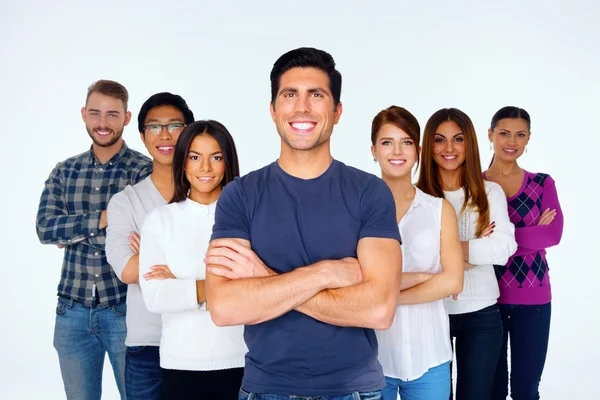
#> input picture 2.jpg, 600 x 400 px
$ python Finder_faces.py
#> lines starting #> are read from the running program, lines starting #| are printed output that depends on the picture; after the words box and inside, x2 and y2 are one past the last pixel; in counts of white or black regions, pixels touching at a corner belong together
# (c) 2022, HappyAnd_13
import cv2
def viewImage(image, name_of_window):
    cv2.namedWindow(name_of_window, cv2.WINDOW_NORMAL)
    cv2.imshow(name_of_window, image)
    cv2.waitKey(0)
    cv2.destroyAllWindows()
image_path = "2.jpg"
face_cascade = cv2.CascadeClassifier('haarcascade_frontalface_default.xml')
image = cv2.imread(image_path)
#> image is the input picture: shape (400, 600, 3); mean B, G, R 176.4, 169.4, 174
gray = cv2.cvtColor(image, cv2.COLOR_BGR2GRAY)
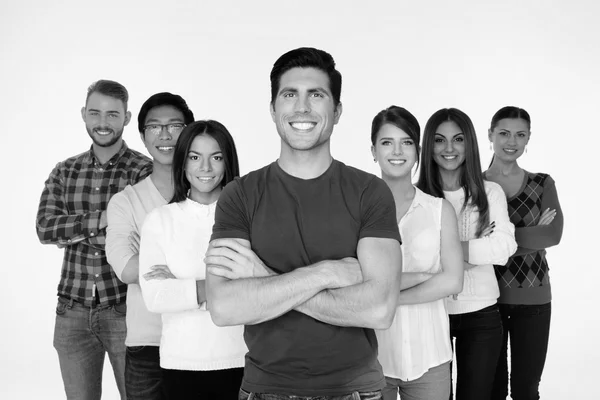
#> gray: shape (400, 600); min 0, max 255, mean 171.6
faces = face_cascade.detectMultiScale(
    gray,
    scaleFactor= 1.1,
    minNeighbors= 15,
    minSize=(10, 10)
)
#> faces = [[372, 124, 49, 49], [426, 122, 48, 48], [489, 117, 46, 46], [179, 137, 53, 53], [139, 105, 51, 51], [77, 93, 53, 53], [267, 66, 73, 73]]
faces_detected = "Лиц обнаружено: " + format(len(faces))
#> faces_detected = 'Лиц обнаружено: 7'
print(faces_detected)
#| Лиц обнаружено: 7
# Рисуем квадраты вокруг лиц
for (x, y, w, h) in faces:
    cv2.rectangle(image, (x, y), (x+w, y+h), (255, 255, 0), 2)
#> this loop made 7 passes
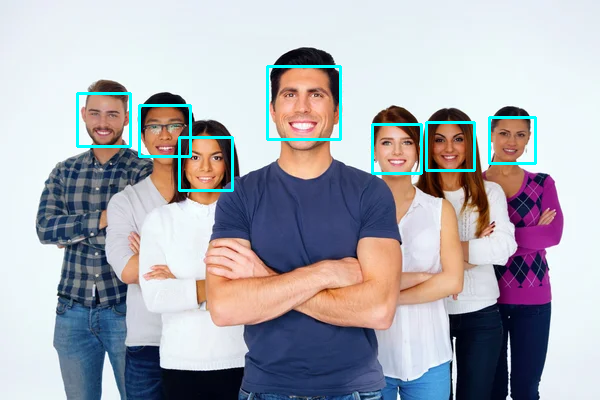
#> image: shape (400, 600, 3); 1.85% of pixels changed, all inside (x1, y1, x2, y2) = (76, 65, 537, 192)
viewImage(image,faces_detected)
